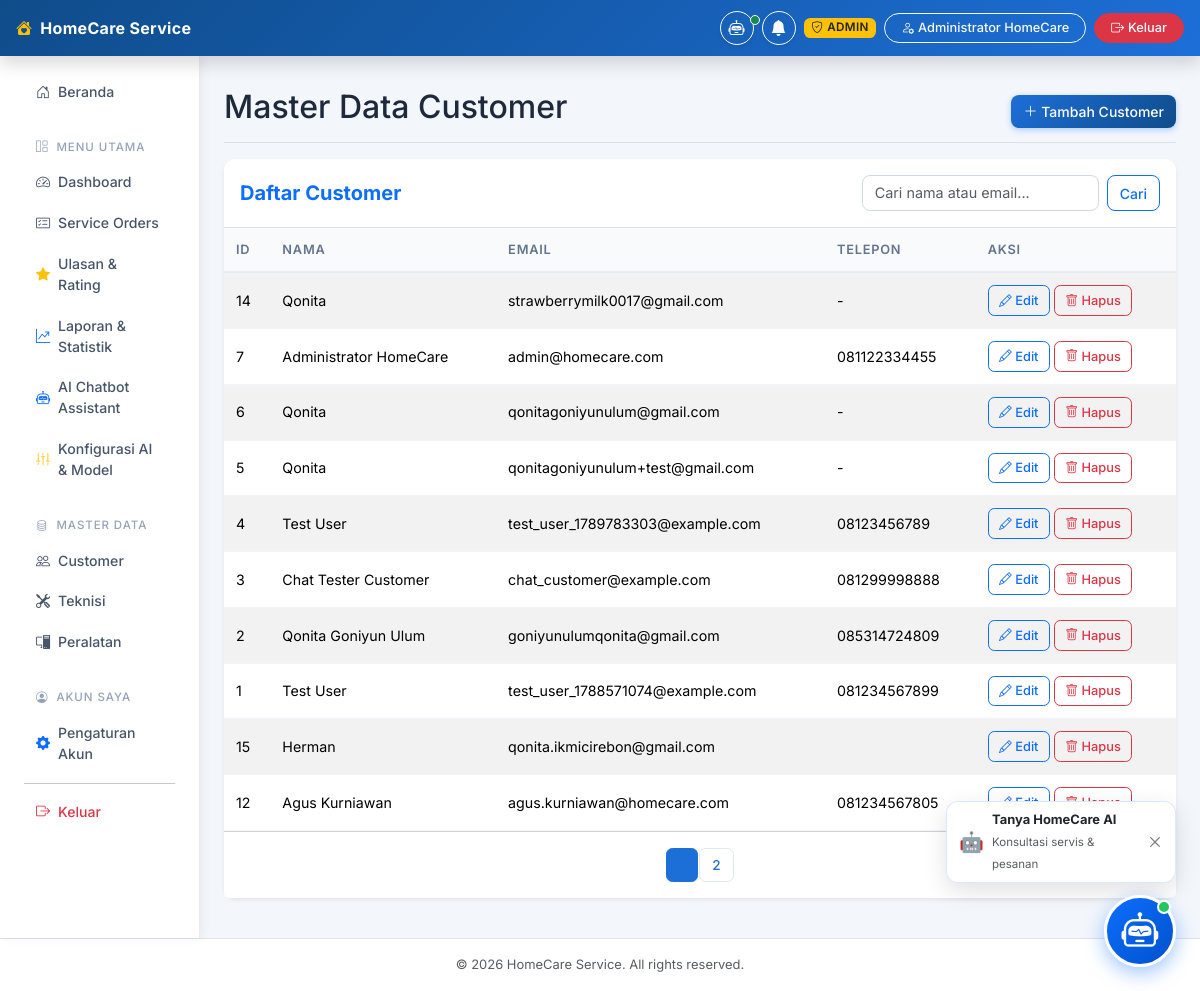
The app's page /admin/customer (signed in) with its own data.
### tables this page shows
CREATE TABLE `users` (
  `id` int(11) NOT NULL AUTO_INCREMENT,
  `name` varchar(100) NOT NULL,
  `email` varchar(100) NOT NULL,
  `password` varchar(255) NOT NULL,
  `role` enum('ADMIN','CUSTOMER','TEKNISI') NOT NULL,
  `phone` varchar(20) DEFAULT NULL,
  `address` text DEFAULT NULL,
  `created_at` timestamp NOT NULL DEFAULT current_timestamp(),
  `updated_at` timestamp NOT NULL DEFAULT current_timestamp() ON UPDATE current_timestamp(),
  PRIMARY KEY (`id`),
  UNIQUE KEY `email` (`email`),
  KEY `idx_role` (`role`)
);

### app/Core/Controller.php (called while the page is built, shortened)
<?php
class Controller {
    public function view($view, $data = [], $layout = "main") {
        extract($data);
        require_once "../app/Views/layouts/" . $layout . ".php";
    }
    public function model($model) {
        return new $model();
    }
}

### app/Controllers/AdminCustomerController.php (called while the page is built, shortened)
<?php
class AdminCustomerController extends Controller {
    public function index() {
        $userModel = $this->model('User');
        $search    = $_GET['search'] ?? '';
        $roleFilter = strtoupper($_GET['role'] ?? '');
        $page   = max(1, (int)($_GET['page'] ?? 1));
        $limit  = 10;
        $offset = ($page - 1) * $limit;
        if ($roleFilter && in_array($roleFilter, ['CUSTOMER', 'TEKNISI', 'ADMIN'])) {
            $total     = $userModel->getTotalByRole($roleFilter, $search);
            $customers = $userModel->getAllByRole($roleFilter, $search, $limit, $offset);
        } else {
            $total     = $userModel->getTotalAllUsers($search);
            $customers = $userModel->getAllUsers($search, $limit, $offset);
        }
        $data = [
            'title'       => 'Daftar Akun Pengguna - Admin',
            'customers'   => $customers,
            'search'      => $search,
            'roleFilter'  => $roleFilter,
            'page'        => $page,
            'total_pages' => $total > 0 ? ceil($total / $limit) : 1
        ];
        $this->view('admin/customer/index', $data);
    }
}

### public/index.php (called while the page is built, shortened)
<?php
require_once "../app/Config/Database.php";
require_once "../app/Core/Controller.php";
$router = require_once "../routes/web.php";
$url = isset($_GET["url"]) ? "/" . rtrim($_GET["url"], "/") : "/";
$router->dispatch($url);

### app/Config/Database.php (called while the page is built, shortened)
<?php
class Database {
    private $host = DB_HOST;
    private $user = DB_USER;
    private $pass = DB_PASS;
    private $dbname = DB_NAME;
    private $dbh;
    private $error;
    public function __construct() {
        $dsn = "mysql:host=" . $this->host . ";dbname=" . $this->dbname . ";charset=utf8mb4";
        $options = array(
            PDO::ATTR_ERRMODE => PDO::ERRMODE_EXCEPTION,
            PDO::ATTR_DEFAULT_FETCH_MODE => PDO::FETCH_ASSOC,
            PDO::ATTR_TIMEOUT => 5
        );
        try {
            $this->dbh = new PDO($dsn, $this->user, $this->pass, $options);
        } catch(PDOException $e) {
            if ($e->getCode() == 1049 || strpos($e->getMessage(), 'Unknown database') !== false) {
                try {
                    $pdoInit = new PDO("mysql:host=" . $this->host . ";charset=utf8mb4", $this->user, $this->pass, $options);
                    $pdoInit->exec("CREATE DATABASE IF NOT EXISTS `" . $this->dbname . "` CHARACTER SET utf8mb4 COLLATE utf8mb4_unicode_ci");
                    $pdoInit->exec("USE `" . $this->dbname . "`");
                    $schemaFile = __DIR__ . '/../../database/schema.sql';
                    if (file_exists($schemaFile)) {
                        $sql = file_get_contents($schemaFile);
                        $pdoInit->exec($sql);
                    }
                    $this->dbh = new PDO($dsn, $this->user, $this->pass, $options);
                    self::$sharedPdo = $this->dbh;
                    return;
                } catch (PDOException $ex) {
                    $this->error = $ex->getMessage();
                }
            } else {
                $this->error = $e->getMessage();
            }
            if (!$this->dbh) {
                throw new Exception("Koneksi Database Gagal: " . $this->error . ". Pastikan MySQL pada XAMPP sudah aktif dan database/migrate.php sudah dijalankan.");
            }
        }
    }
    public function getConnection() {
        return $this->dbh;
    }
}

### app/Core/Model.php (called while the page is built)
<?php
class Model {
    protected $db;
    public function __construct() {
        $this->db = new Database();
    }
    protected function getPDO() {
        return $this->db->getConnection();
    }
}

### app/Models/User.php (called while the page is built, shortened)
<?php
require_once '../app/Core/Model.php';
class User extends Model {
    public function getAllUsers($search = '', $limit = 10, $offset = 0) {
        $sql = "SELECT * FROM users WHERE 1=1";
        $sql .= " ORDER BY role ASC, id DESC LIMIT :limit OFFSET :offset";
        $stmt = $this->getPDO()->prepare($sql);
        $stmt->bindValue(':limit', (int)$limit, PDO::PARAM_INT);
        $stmt->bindValue(':offset', (int)$offset, PDO::PARAM_INT);
        $stmt->execute();
        return $stmt->fetchAll(PDO::FETCH_ASSOC);
    }
}

### app/Views/admin/customer/index.php (the view, shortened to what this page needs)
<div class="d-flex justify-content-between flex-wrap flex-md-nowrap align-items-center pt-3 pb-2 mb-3 border-bottom">
    <h1 class="h2">Master Data Customer</h1>
    <a href="<?= BASE_URL ?>/admin/customer/create" class="btn btn-primary"><i class="bi bi-plus-lg"></i> Tambah Customer</a>
</div>
<div class="card shadow-sm border-0 mb-4">
    <div class="card-header bg-white border-bottom pt-3 pb-3 d-flex justify-content-between align-items-center">
        <h5 class="mb-0 text-primary fw-bold">Daftar Customer</h5>
        <form class="d-flex" method="GET" action="<?= BASE_URL ?>/admin/customer">
            <input class="form-control me-2" type="search" name="search" placeholder="Cari nama atau email..." value="<?= htmlspecialchars($search) ?>">
            <button class="btn btn-outline-primary" type="submit">Cari</button>
        </form>
    </div>
    <div class="card-body p-0">
        <div class="table-responsive">
            <table class="table table-hover table-striped mb-0">
                <thead class="table-light">
                    <tr>
                        <th>ID</th>
                        <th>Nama</th>
                        <th>Email</th>
                        <th>Telepon</th>
                        <th>Aksi</th>
                    </tr>
                </thead>
                <tbody>
                    <?php if(!empty($customers)): ?>
                        <?php foreach($customers as $c): ?>
                            <tr>
                                <td><?= htmlspecialchars($c['id']) ?></td>
                                <td><?= htmlspecialchars($c['name']) ?></td>
                                <td><?= htmlspecialchars($c['email']) ?></td>
                                <td><?= htmlspecialchars($c['phone'] ?? '-') ?></td>
                                <td>
                                    <a href="<?= BASE_URL ?>/admin/customer/edit?id=<?= $c['id'] ?>" class="btn btn-sm btn-outline-primary"><i class="bi bi-pencil"></i> Edit</a>
                                    <form action="<?= BASE_URL ?>/admin/customer/delete" method="POST" class="d-inline" onsubmit="return confirm('Apakah Anda yakin ingin menghapus customer ini?');">
                                        <button type="submit" class="btn btn-sm btn-outline-danger"><i class="bi bi-trash"></i> Hapus</button>
                                    </form>
                                </td>
                            </tr>
                        <?php endforeach; ?>
                    <?php else: ?>
                        <tr>
                            <td colspan="5" class="text-center py-4 text-muted">Data customer tidak ditemukan.</td>
                        </tr>
                    <?php endif; ?>
                </tbody>
            </table>
        </div>
    </div>
    <?php if($total_pages > 1): ?>
    <div class="card-footer bg-white pt-3 pb-3">
        <nav aria-label="Page navigation">
            <ul class="pagination mb-0 justify-content-center">
                <?php for($i=1; $i<=$total_pages; $i++): ?>
                    <li class="page-item <?= $i == $page ? 'active' : '' ?>">
                        <a class="page-link" href="<?= BASE_URL ?>/admin/customer?page=<?= $i ?>&search=<?= urlencode($search) ?>"><?= $i ?></a>
                    </li>
                <?php endfor; ?>
            </ul>
        </nav>
    </div>
    <?php endif; ?>
</div>

### public/css/style.css (style rules this page uses)
body { font-family: "Inter", "Segoe UI", Tahoma, Geneva, Verdana, sans-serif; background-color: #f3f6fb; color: #1e293b; font-size: 0.925rem; }
.card { border-radius: 0.75rem; border: 1px solid #e8edf5; transition: box-shadow 0.2s ease, transform 0.2s ease; }
.card-header { border-radius: 0.75rem 0.75rem 0 0 !important; border-bottom: 1px solid #e8edf5; }
.table th { font-size: 0.8rem; font-weight: 600; text-transform: uppercase; letter-spacing: 0.06em; color: #64748b; padding: 0.75rem; white-space: nowrap; background-color: #f8fafc; border-bottom: 2px solid #e8edf5; }
.table td { padding: 0.75rem; vertical-align: middle; border-bottom: 1px solid #f1f5f9; font-size: 0.89rem; }
.btn { font-weight: 500; font-size: 0.875rem; border-radius: 0.5rem; transition: all 0.18s ease; }
.btn-primary { background: linear-gradient(135deg, #1d6fd8 0%, #0f4c8a 100%); border: none; box-shadow: 0 2px 6px rgba(13,110,253,0.3); }
.btn-sm { font-size: 0.8rem; padding: 0.3rem 0.65rem; border-radius: 0.4rem; }
.form-control, .form-select { border-radius: 0.5rem; border: 1.5px solid #d1d9e6; font-size: 0.9rem; transition: border-color 0.2s, box-shadow 0.2s; background-color: #fff; }
.pagination .page-link { border-radius: 0.4rem !important; margin: 0 2px; font-size: 0.85rem; font-weight: 500; border: 1.5px solid #e2e8f0; color: #1d6fd8; transition: all 0.15s; }
.pagination .page-item.active .page-link { background-color: #1d6fd8; border-color: #1d6fd8; }
a, button { transition: color 0.15s, background-color 0.15s, border-color 0.15s, box-shadow 0.15s, transform 0.15s; }

### records on screen
users: id "14", name "Qonita", email "strawberrymilk0017@gmail.com", phone "-"
users: id "7", name "Administrator HomeCare", email "admin@homecare.com", phone "081122334455"
users: id "6", name "Qonita", email "qonitagoniyunulum@gmail.com", phone "-"
users: id "5", name "Qonita", email "qonitagoniyunulum+test@gmail.com", phone "-"
users: id "4", name "Test User", email "test_user_1789783303@example.com", phone "08123456789"
users: id "3", name "Chat Tester Customer", email "chat_customer@example.com", phone "081299998888"
users: id "2", name "Qonita Goniyun Ulum", email "goniyunulumqonita@gmail.com", phone "085314724809"
users: id "1", name "Test User", email "test_user_1788571074@example.com", phone "081234567899"
users: id "15", name "Herman", email "qonita.ikmicirebon@gmail.com"
users: id "12", name "Agus Kurniawan", email "agus.kurniawan@homecare.com", phone "081234567805"

### other values on screen
$role "ADMIN"
$_SESSION['user_name'] "Administrator HomeCare"
